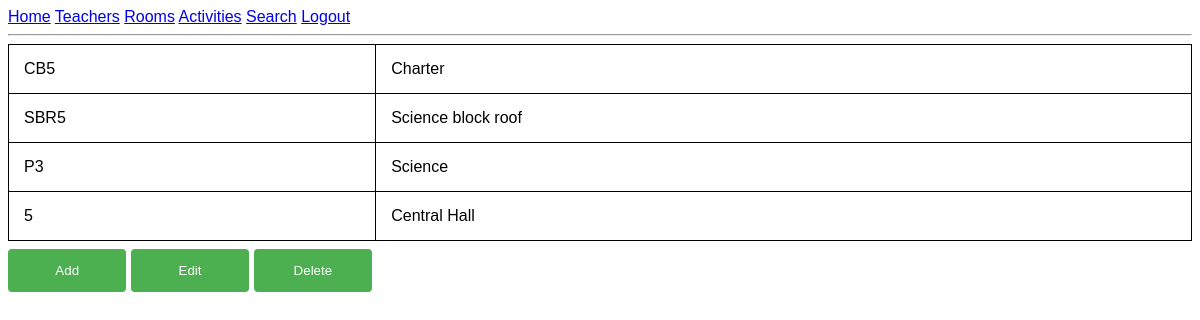
/rooms (signed in), run on the app's committed database.
### models.py (models this page shows, shortened)
class Room(db.Model):
    id = db.Column(db.Integer, primary_key=True)
    r_name = db.Column(db.String(64))
    building = db.Column(db.String(64))
    activities = db.relationship('Activity', backref='room')
    def iterable(self):
        return [self.r_name, self.building]

### app.py (the view, shortened to what this page needs)
@app.route('/rooms', methods=['GET', 'POST'])
@login_required
def rooms():
    room_table = [room.iterable() for room in Room.query.all()]
    find_edit_id_form = FindEditIdFormRoom()
    edit_room_form = EditRoomForm()
    add_room_form = AddRoomForm()
    delete_room_form = DeleteRoomForm()
    room_form = RoomForm()
    fields = ['r_name', 'building']
    show_options = {
        'edit_id': False,
        'edit': False,
        'add': False,
        'delete': False
    }
    data = request.form
    if 'add' in data:
        show_options['add'] = True
        redirect('rooms')
    if 'edit' in data:
        show_options['edit_id'] = True
        redirect('rooms')
    if 'delete' in data:
        show_options['delete'] = True
        redirect('rooms')
    if add_room_form.submit_add.data and add_room_form.validate_on_submit():
        new_room = Room(r_name=add_room_form.r_name.data, building=add_room_form.building.data)
        new_room.add()
        return redirect('rooms')
    if edit_room_form.submit_edit.data and edit_room_form.validate_on_submit():
        room_to_edit = Room.query.get(cache.get('room_to_edit_id'))
        room_to_edit.edit(edit_room_form)
        return redirect('rooms')
    room_table = [room.iterable() for room in Room.query.all()]
    return render_template('rooms.html', room_table=room_table, add_room_form=add_room_form, find_edit_id_form=find_edit_id_form,
                           edit_room_form=edit_room_form, delete_room_form=delete_room_form, show_options=show_options)

### forms.py
class FindEditIdFormRoom(FlaskForm):
    r_name = StringField('Room name', validators=[DataRequired()], render_kw={'placeholder': 'Room Name of room to edit'})
    submit_edit_id = SubmitField('Submit')

class EditRoomForm(FlaskForm):
    r_name = StringField('Room name', validators=[DataRequired()], render_kw={'placeholder': 'Room Name'})
    building = StringField('Building', validators=[DataRequired()], render_kw={'placeholder': 'Building'})
    submit_edit = SubmitField('Submit')

### models.py (called while the page is built)
@login.user_loader
def load_user(user_id):
    return User.query.get(int(user_id))

### templates/rooms.html (shortened to what this page needs)
{% extends "base.html" %}
{% block content %}
<table id="room_table">
    {% for room in room_table %}
        <tr>
        {% for item in room %}
            <td>{{ item }}</td>
        {% endfor %}
        </tr>
    {% endfor %}
</table>
<form action="" method="post" novalidate>
<input type="submit" value="Add" name="add">
<input type="submit" value="Edit" name="edit">
<input type="submit" value="Delete" name="delete">
</form>
{% endblock %}

### static/stylesheets/CSS.css (style rules this page uses)
html { font-family: "Lucida Sans", sans-serif; }
input[type=submit] { width: 10%; background-color: #4CAF50; color: white; padding: 14px 20px; margin: 8px 0; border: none; border-radius: 4px; cursor: pointer; }
table { width: 100%; border-collapse: collapse; }
table, th, td { border: 1px solid black; }
th, td { padding: 15px; }

### data on the page
Room: r_name "CB5", building "Charter"
Room: r_name "SBR5", building "Science block roof"
Room: r_name "P3", building "Science"
Room: room "5", building "Central Hall"
